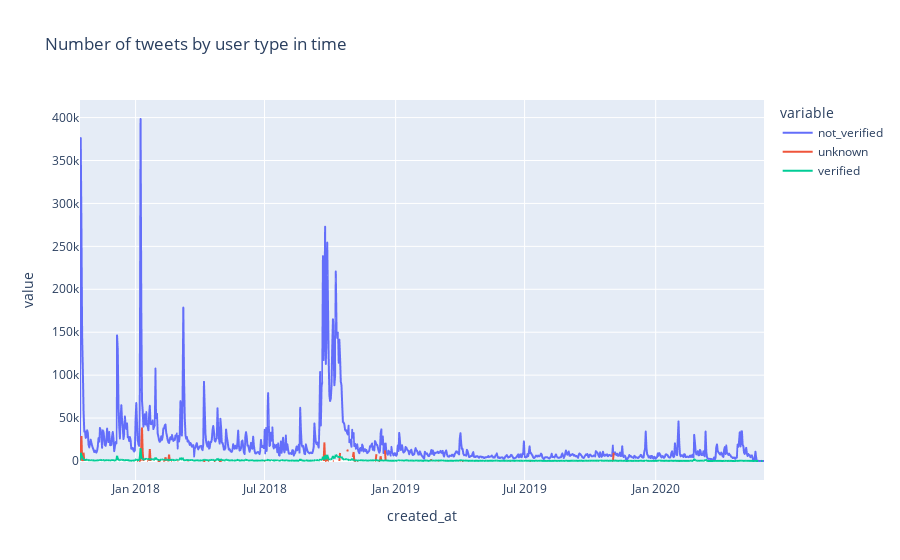
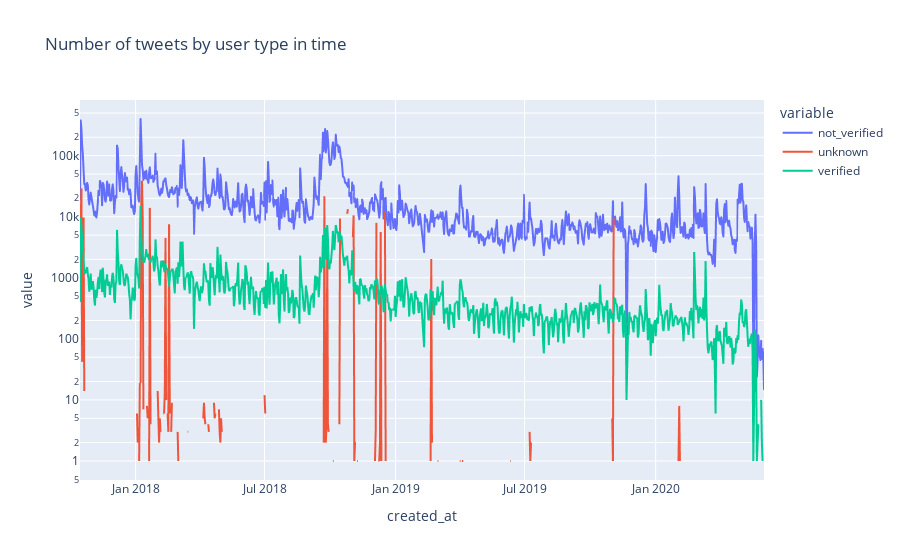

Source (notebook cell) for these figures, in order:
### Code cell
number_of_tweets_by_verified_users_in_time_df
number_of_tweets_by_verified_users_in_time_df = number_of_tweets_by_verified_users_in_time_df.reset_index()
number_of_tweets_by_verified_users_in_time_df = number_of_tweets_by_verified_users_in_time_df[(number_of_tweets_by_verified_users_in_time_df.created_at >= '2017-01-01') & 
                                                                            (number_of_tweets_by_verified_users_in_time_df.created_at <= '2021-01-01')]
number_of_tweets_by_verified_users_in_time_df.user_verified =  number_of_tweets_by_verified_users_in_time_df.user_verified.replace(np.nan, 'unknown').replace(False, 'not_verified').replace(True, 'verified').replace('False', 'not_verified').replace('True', 'verified')
number_of_tweets_by_verified_users_in_time_df = number_of_tweets_by_verified_users_in_time_df.set_index('created_at').groupby([pd.Grouper(freq='D'), 'user_verified'], dropna=False).id.sum().reset_index().pivot_table(index = 'created_at', columns = 'user_verified', values = 'id')

# number_of_tweets_by_verified_users_in_time_df.to_csv('export_summary/number_of_tweets_by_verified_users_in_time.csv')
# number_of_tweets_by_verified_users_in_time_df = pd.read_csv('export_summary/number_of_tweets_by_verified_users_in_time.csv', index_col=0)

fig = px.line(number_of_tweets_by_verified_users_in_time_df, title='Number of tweets by user type in time')
fig.show()
fig = px.line(number_of_tweets_by_verified_users_in_time_df, title='Number of tweets by user type in time',  log_y=True)
fig.show()

### Figure 1 — Plotly figure (JSON) as saved in the notebook; plotly's stock layout.template omitted (floating-point values rounded to 4 significant figures; data arrays with more than 128 entries replaced by an {"elided": "..."} marker saying what was removed)
{"data": [{"hovertemplate": "variable=not_verified<br>created_at=%{x}<br>value=%{y}<extra></extra>", "legendgroup": "not_verified", "line": {"color": "#636efa", "dash": "solid"}, "marker": {"symbol": "circle"}, "mode": "lines", "name": "not_verified", "showlegend": true, "type": "scattergl", "x": {"elided": "954 str values"}, "xaxis": "x", "y": {"elided": "954 int values"}, "yaxis": "y"}, {"hovertemplate": "variable=unknown<br>created_at=%{x}<br>value=%{y}<extra></extra>", "legendgroup": "unknown", "line": {"color": "#EF553B", "dash": "solid"}, "marker": {"symbol": "circle"}, "mode": "lines", "name": "unknown", "showlegend": true, "type": "scattergl", "x": {"elided": "954 str values"}, "xaxis": "x", "y": {"elided": "954 int values"}, "yaxis": "y"}, {"hovertemplate": "variable=verified<br>created_at=%{x}<br>value=%{y}<extra></extra>", "legendgroup": "verified", "line": {"color": "#00cc96", "dash": "solid"}, "marker": {"symbol": "circle"}, "mode": "lines", "name": "verified", "showlegend": true, "type": "scattergl", "x": {"elided": "954 str values"}, "xaxis": "x", "y": {"elided": "954 int values"}, "yaxis": "y"}], "layout": {"legend": {"title": {"text": "variable"}, "tracegroupgap": 0}, "title": {"text": "Number of tweets by user type in time"}, "xaxis": {"anchor": "y", "domain": [0, 1], "title": {"text": "created_at"}}, "yaxis": {"anchor": "x", "domain": [0, 1], "title": {"text": "value"}}}}

### Figure 2 — Plotly figure (JSON) as saved in the notebook; plotly's stock layout.template omitted (floating-point values rounded to 4 significant figures; data arrays with more than 128 entries replaced by an {"elided": "..."} marker saying what was removed)
{"data": [{"hovertemplate": "variable=not_verified<br>created_at=%{x}<br>value=%{y}<extra></extra>", "legendgroup": "not_verified", "line": {"color": "#636efa", "dash": "solid"}, "marker": {"symbol": "circle"}, "mode": "lines", "name": "not_verified", "showlegend": true, "type": "scattergl", "x": {"elided": "954 str values"}, "xaxis": "x", "y": {"elided": "954 int values"}, "yaxis": "y"}, {"hovertemplate": "variable=unknown<br>created_at=%{x}<br>value=%{y}<extra></extra>", "legendgroup": "unknown", "line": {"color": "#EF553B", "dash": "solid"}, "marker": {"symbol": "circle"}, "mode": "lines", "name": "unknown", "showlegend": true, "type": "scattergl", "x": {"elided": "954 str values"}, "xaxis": "x", "y": {"elided": "954 int values"}, "yaxis": "y"}, {"hovertemplate": "variable=verified<br>created_at=%{x}<br>value=%{y}<extra></extra>", "legendgroup": "verified", "line": {"color": "#00cc96", "dash": "solid"}, "marker": {"symbol": "circle"}, "mode": "lines", "name": "verified", "showlegend": true, "type": "scattergl", "x": {"elided": "954 str values"}, "xaxis": "x", "y": {"elided": "954 int values"}, "yaxis": "y"}], "layout": {"legend": {"title": {"text": "variable"}, "tracegroupgap": 0}, "title": {"text": "Number of tweets by user type in time"}, "xaxis": {"anchor": "y", "domain": [0, 1], "title": {"text": "created_at"}}, "yaxis": {"anchor": "x", "domain": [0, 1], "title": {"text": "value"}, "type": "log"}}}
